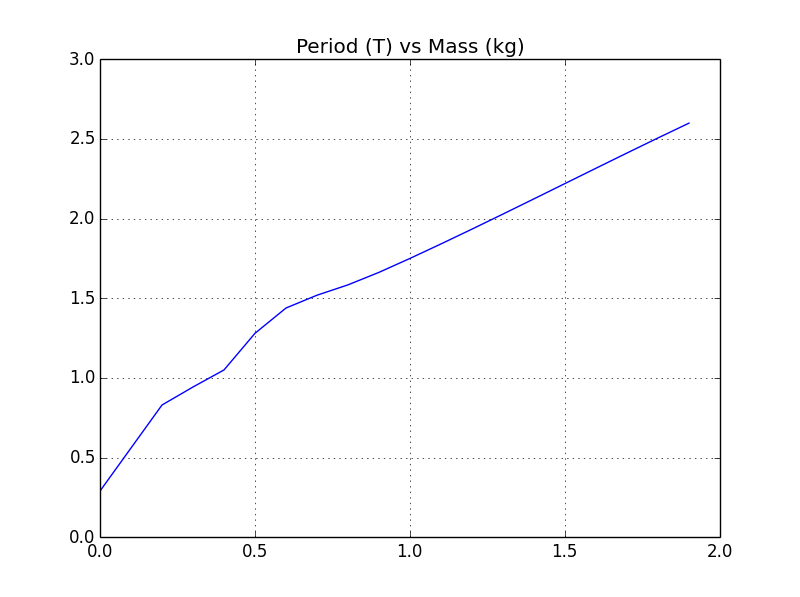

Source code (Python):
import numpy as np
import matplotlib.pyplot as plt

def LUdecomp3(c,d,e):
    n = len(d)
    for k in range(1,n):
        lam = c[k-1]/d[k-1]
        d[k] = d[k] - lam*e[k-1]
        c[k-1] = lam
    return c,d,e
def LUsolve3(c,d,e,b):
    n = len(d)
    for k in range(1,n):
        b[k] = b[k] - c[k-1]*b[k-1]
    b[n-1] = b[n-1]/d[n-1]
    for k in range(n-2,-1,-1):
        b[k] = (b[k] - e[k]*b[k+1])/d[k]
    return b

def curvatures(xData,yData):
    n = len(xData) - 1
    c = np.zeros(n)
    d = np.ones(n+1)
    e = np.zeros(n)
    k = np.zeros(n+1)
    c[0:n-1] = xData[0:n-1] - xData[1:n]
    d[1:n] = 2.0*(xData[0:n-1] - xData[2:n+1])
    e[1:n] = xData[1:n] - xData[2:n+1]
    k[1:n] =6.0*(yData[0:n-1] - yData[1:n]) \
                /(xData[0:n-1] - xData[1:n]) \
                -6.0*(yData[1:n] - yData[2:n+1]) \
                /(xData[1:n] - xData[2:n+1])
    LUdecomp3(c,d,e)
    LUsolve3(c,d,e,k)
    return k
    
def evalSpline(xData,yData,k,x):
    def findSegment(xData,x):
        iLeft = 0
        iRight = len(xData)- 1
        while 1:
            if (iRight-iLeft) <= 1: return iLeft
            i =(iLeft + iRight)/2
            if x < xData[i]: iRight = i
            else: iLeft = i
    i = findSegment(xData,x)
    h = xData[i] - xData[i+1]
    y = ((x - xData[i+1])**3/h - (x - xData[i+1])*h)*k[i]/6.0 \
        - ((x - xData[i])**3/h - (x - xData[i])*h)*k[i+1]/6.0 \
        + (yData[i]*(x - xData[i+1]) \
        - yData[i+1]*(x - xData[i]))/h
    return y
    
if __name__ == "__main__":
    xData = np.array([0.1, 0.2, 0.4, 0.5, 0.75, 1.0, 1.5])
    yData = np.array([0.56, 0.83, 1.05, 1.28, 1.55, 1.75, 2.22])
    yInterpolant = np.zeros(20)
    xInterpolant = np.zeros(20)
    k = curvatures(xData, yData)
    for i in xrange(20):
        yInterpolant[i] = evalSpline(xData, yData, k, i*0.1)
        xInterpolant[i] = i*0.1

    
    plt.plot(xInterpolant,yInterpolant)
    plt.title("Period (T) vs Mass (kg)")
    plt.grid(True)
    plt.show()
